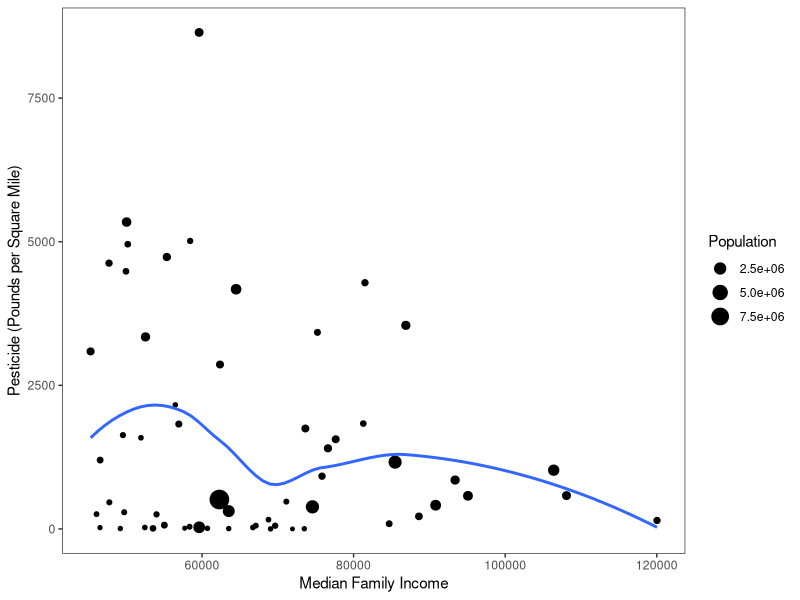

Source code (R):
## ---- chunk 1
knitr::opts_chunk$set(echo = TRUE)
## ---- chunk 2
library(tidyverse)

## ---- chunk 3

pest <- read_csv("ca_pest.csv")

pop <- read_csv("ca_pop.csv")

## ---- chunk 4

both <- merge(pest, pop, by = "County")

both$PestConcentration <- both$PestConcentration <- both$PestPounds/both$CountyArea
  
both <- both %>% 
    select(County, PestConcentration, MedFamilyIncome, Population) %>%
    arrange(-PestConcentration)

## ---- chunk 5

ggplot( both, aes(x = MedFamilyIncome, y = PestConcentration)) +
  geom_jitter(aes(size = Population))+
  ylab("Pesticide (Pounds per Square Mile)")+
  xlab("Median Family Income")+
  geom_smooth(se = FALSE)+
  theme_bw()+
    theme(panel.grid.major = element_blank(),
         panel.grid.minor = element_blank())

